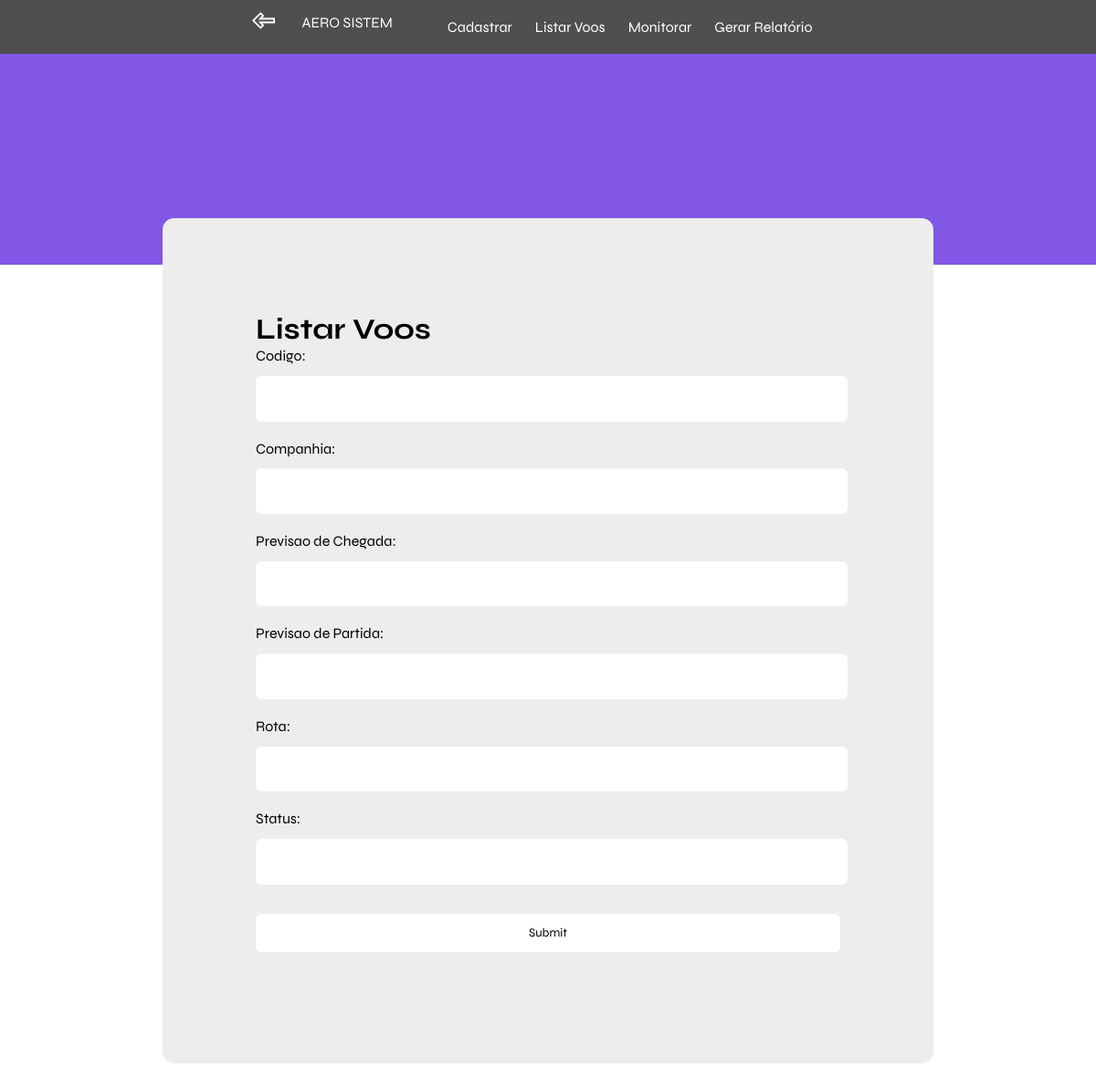
The app's page /central/ (signed in), older data.
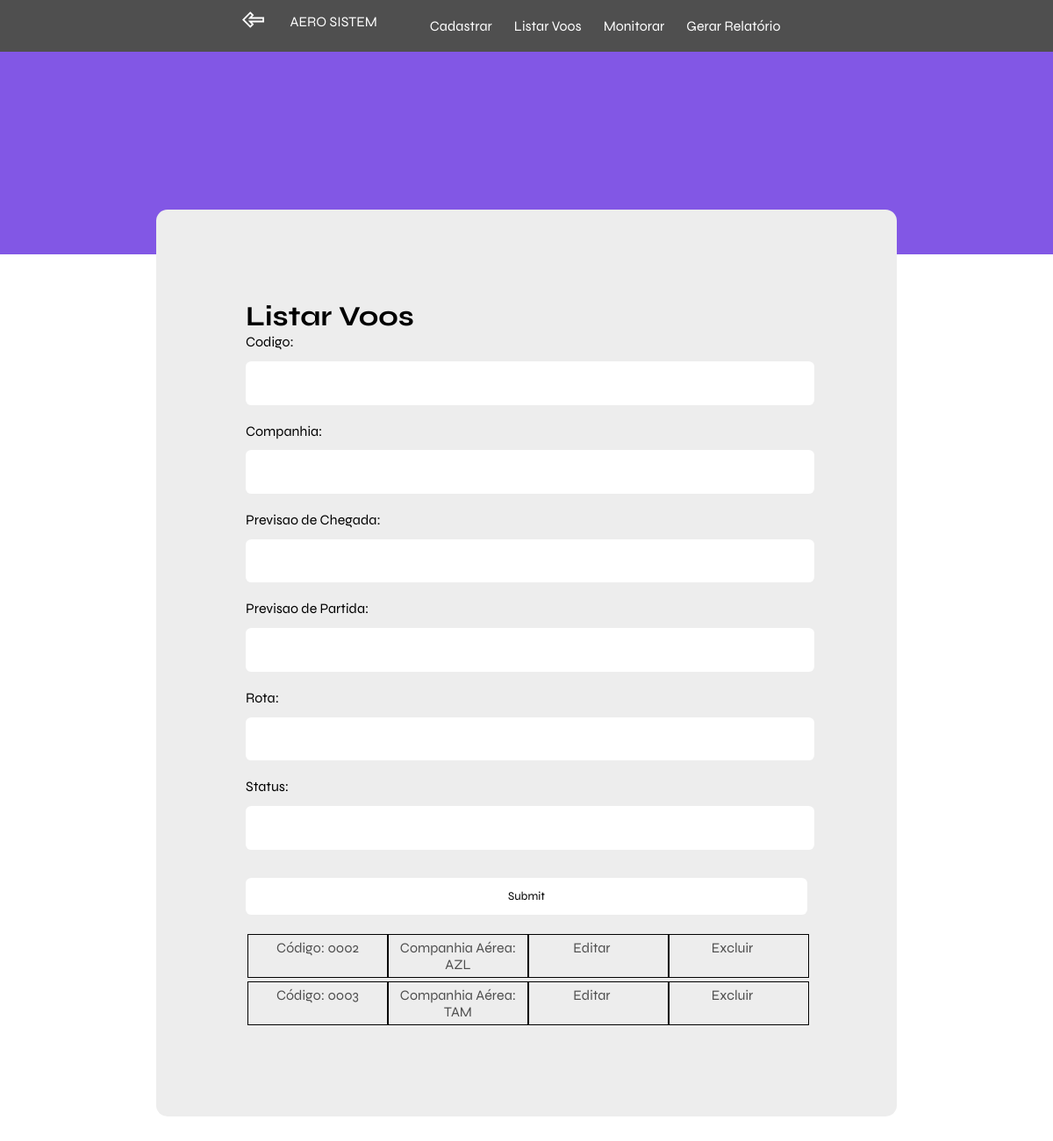
The same page, newer data.
### book/models.py (models this page shows)
class Estado_Dinamico(models.Model):
	voo = models.OneToOneField(
        Voo,
        on_delete=models.CASCADE,
        primary_key=True,
    )
	STATUS = [
		('Embarque', 'Embarque'),
		('Pouso', 'Pouso'),
		('Decolagem', 'Decolagem'),
		('Finalizado', 'Finalizado'),
		('Espera', 'Espera'),
	]
	data_saida = models.DateTimeField(null=True)
	data_chegada = models.DateTimeField(null=True)
	status = models.CharField(max_length=10,choices=STATUS,default = 'EMB')
	class Meta:
			db_table = 'estado_dinamico'

class Voo(models.Model):
	STATUS = [
		('GOL', 'Gol'),
		('TAM', 'TAM '),
		('AVC', 'Avianca '),
		('AZL', 'Azul '),
	]
	ROTAS = [
		('SP-RJ', 'SP-RJ'),
		('SP-DF', 'SP-DF'),
		('RJ-SP', 'RJ-SP'),
		('DF-SP', 'DF-SP'),
	]
	id = models.BigAutoField(primary_key=True)
	codigo = models.CharField(max_length=12, null=False,unique = True)
	companhia = models.CharField(max_length=3,choices=STATUS, null=False)
	previsao_chegada = models.DateTimeField(null=False)
	previsao_partida = models.DateTimeField(null=False)
	rota = models.CharField(max_length=5,choices=ROTAS, null=False)
	class Meta:
		db_table = 'Voos'

### book/views.py (the view)
# urls.py: path('central/', views.central, name = 'central'),
def central(request):
    permissao = request.session['permissao']
    request.session['tentativas'] = 0
    voos=Estado_Dinamico.objects.all()
    filter = FiltroCentral(request.GET, queryset=voos)
    voos_dinamico = Estado_Dinamico.objects.select_related()
    context={'voos_dinamico':voos_dinamico,'estado':'listar','filter':filter,'permissao':permissao}
    return render(request, 'central.html',context)

### template/central.html (shortened to what this page needs)
{% load static %}
<!DOCTYPE html>
<html lang="en">
<head>
    <link rel="stylesheet" href="{% static 'css/global.css' %}" />
    <link rel="stylesheet" href="{% static 'css/central.css' %}" />
</head>
<body>
    {% block content %}
    <header>
        <div class="content">
            <a class="voltar" href="{% url 'home' %}"><img src="{% static 'images/back.svg' %}" alt=""></a>
            <div class="column-left">
              <a href="{% url 'home' %}">AERO SISTEM</a>
              <ul class="menu">
                <li><a href="{% url 'cadastrar' %}">Cadastrar</a></li>
                <li><a href="{% url 'central' %}">Listar Voos</a></li>
                <li><a href="{% url 'monitorar' %}">Monitorar</a></li>
                <li><a href="{% url 'relatorio' %}">Gerar Relatório</a></li>
              </ul>
            </div>
    </header>
    <div class="dashboard">
        {% if permissao != 'operador' %}
            <h1>Você não tem permissão para acessar essa área!</h1>
        {% else %}
        {% if estado == 'edicao' %}
        <form method="post">
            <h1 class="titulo">Editar voo {{mensagem}}</h1>
            {% csrf_token %}
            {{ form.as_p }}
            <button type="submit">Editar</button>
        </form>
        {% else %}
        <h1>Listar Voos</h1>
        <form method="GET">
            {{ filter.form.as_p }}
            <input type="submit" />
        </form>
        {% for voo_dinamico in filter.qs %}
        <div class="dados">
            <div class="item">
                <li>Código: {{ voo_dinamico.voo.codigo }}</li>
            </div>
            <div class="item">
                <li> Companhia Aérea: {{ voo_dinamico.voo.companhia }}</li>
            </div>
            <div class="item">
                <li><a href="{% url 'edit' voo_dinamico.voo.id %}" class="button">Editar </a></li>
            </div>
            <div class="item">
                <li><a href="{% url 'deletar' voo_dinamico.voo.id %}" class="button">Excluir </a></li>
            </div>
        </div>
        {% endfor %}
        {% endif %}
        {% endif %}
    </div>
    {% endblock %}
</body>
</html>

Row changes from the older to the newer data that the page shows:
added Estado_Dinamico: voo.codigo "0002", voo.companhia "AZL"
added Estado_Dinamico: voo.codigo "0003", voo.companhia "TAM"
